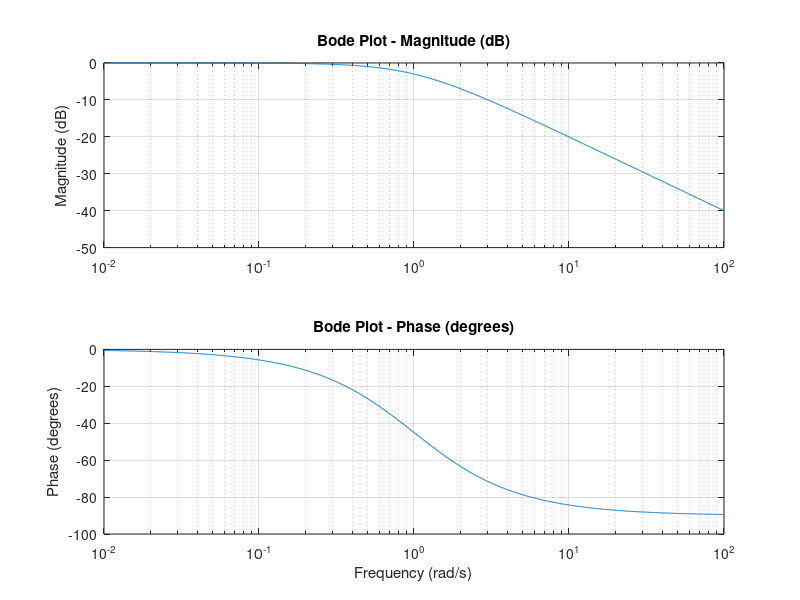

MATLAB code for this plot:
clc
clear
close all

% Define the symbolic variable 's'
s = tf('s');

% Define the transfer function H(s) symbolically
H = (s + 1) / (s^2 + 2*s + 1);

% Frequency range
omega = logspace(-2, 2, 1000);

% Evaluate the transfer function at different frequencies
H_eval = freqresp(H, omega);

% Extract magnitude and phase
magnitude = abs(squeeze(H_eval));
phase = angle(squeeze(H_eval));

% Plot Bode plots
figure;

subplot(2, 1, 1);
semilogx(omega, 20*log10(magnitude));
grid on;
title('Bode Plot - Magnitude (dB)');
ylabel('Magnitude (dB)');

subplot(2, 1, 2);
semilogx(omega, rad2deg(phase));
grid on;
title('Bode Plot - Phase (degrees)');
xlabel('Frequency (rad/s)');
ylabel('Phase (degrees)');